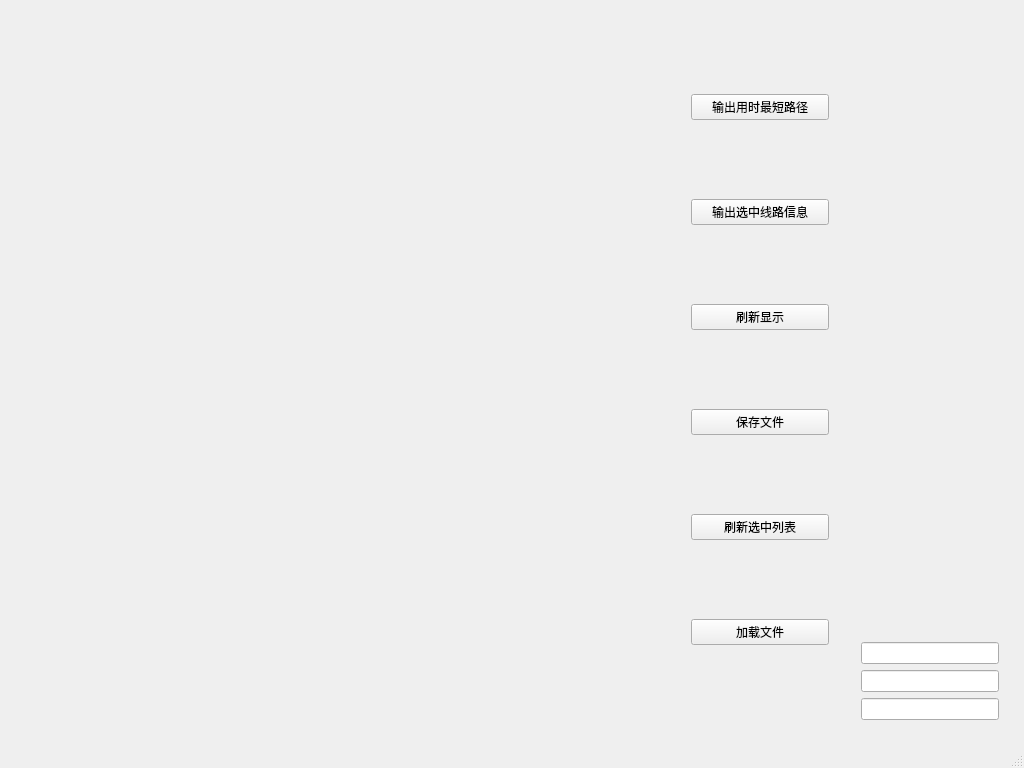
<?xml version="1.0" encoding="UTF-8"?>
<ui version="4.0">
 <class>MainWindow</class>
 <widget class="QMainWindow" name="MainWindow">
  <property name="geometry">
   <rect>
    <x>0</x>
    <y>0</y>
    <width>1024</width>
    <height>768</height>
   </rect>
  </property>
  <property name="sizePolicy">
   <sizepolicy hsizetype="Preferred" vsizetype="Fixed">
    <horstretch>0</horstretch>
    <verstretch>0</verstretch>
   </sizepolicy>
  </property>
  <property name="windowTitle">
   <string>MainWindow</string>
  </property>
  <widget class="QWidget" name="centralWidget">
   <widget class="QWidget" name="horizontalLayoutWidget">
    <property name="geometry">
     <rect>
      <x>10</x>
      <y>520</y>
      <width>651</width>
      <height>211</height>
     </rect>
    </property>
    <layout class="QHBoxLayout" name="horizontalLayout">
     <item>
      <widget class="QLabel" name="displayLabel1">
       <property name="layoutDirection">
        <enum>Qt::LeftToRight</enum>
       </property>
       <property name="text">
        <string/>
       </property>
      </widget>
     </item>
     <item>
      <widget class="QLabel" name="displayLabel2">
       <property name="text">
        <string/>
       </property>
      </widget>
     </item>
     <item>
      <widget class="QLabel" name="displayLabel3">
       <property name="text">
        <string/>
       </property>
      </widget>
     </item>
    </layout>
   </widget>
   <widget class="QWidget" name="verticalLayoutWidget">
    <property name="geometry">
     <rect>
      <x>680</x>
      <y>10</y>
      <width>160</width>
      <height>721</height>
     </rect>
    </property>
    <layout class="QVBoxLayout" name="verticalLayout">
     <item>
      <widget class="QPushButton" name="getMinestTimePath">
       <property name="text">
        <string>输出用时最短路径</string>
       </property>
      </widget>
     </item>
     <item>
      <widget class="QPushButton" name="showLineStation">
       <property name="text">
        <string>输出选中线路信息</string>
       </property>
      </widget>
     </item>
     <item>
      <widget class="QPushButton" name="pushButton">
       <property name="text">
        <string>刷新显示</string>
       </property>
      </widget>
     </item>
     <item>
      <widget class="QPushButton" name="saveFile">
       <property name="text">
        <string>保存文件</string>
       </property>
      </widget>
     </item>
     <item>
      <widget class="QPushButton" name="updateDisplay">
       <property name="text">
        <string>刷新选中列表</string>
       </property>
      </widget>
     </item>
     <item>
      <widget class="QPushButton" name="loadFile">
       <property name="text">
        <string>加载文件</string>
       </property>
      </widget>
     </item>
    </layout>
   </widget>
   <widget class="QWidget" name="verticalLayoutWidget_2">
    <property name="geometry">
     <rect>
      <x>850</x>
      <y>10</y>
      <width>160</width>
      <height>721</height>
     </rect>
    </property>
    <layout class="QVBoxLayout" name="verticalLayout_2">
     <item>
      <widget class="QLabel" name="displayLabelHints">
       <property name="text">
        <string/>
       </property>
      </widget>
     </item>
     <item>
      <widget class="QLineEdit" name="inputLine1"/>
     </item>
     <item>
      <widget class="QLineEdit" name="inputLine2"/>
     </item>
     <item>
      <widget class="QLineEdit" name="inputLine3"/>
     </item>
    </layout>
   </widget>
  </widget>
  <widget class="QStatusBar" name="statusBar"/>
 </widget>
 <layoutdefault spacing="6" margin="11"/>
 <resources/>
 <connections/>
</ui>
